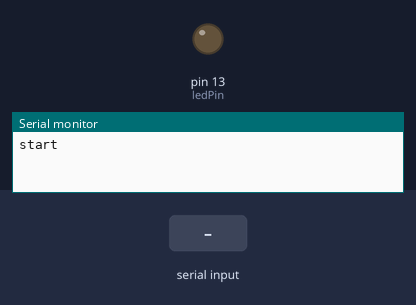
The sketch below on a simulated Arduino Uno, built with avr-gcc and run on an emulated ATmega328P. Parts: output pins drawn as LEDs (lit = HIGH), the last lines printed to the serial monitor. The test bench sets the inputs (shaded band).

Above: at 1.2 s.
1.3 s: "5\n" received over Serial
At 2.65 s:
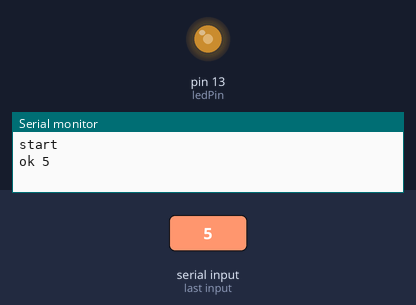
4.3 s: "90,45\n" received over Serial
At 5.1 s:
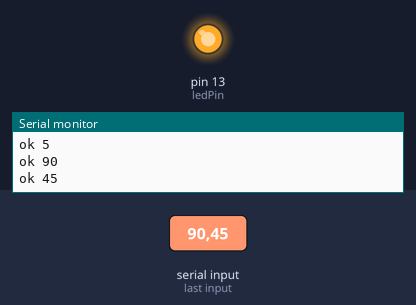
Timing chart, 0 to 13.3 s (numbered marks = the images above; inputs shaded):
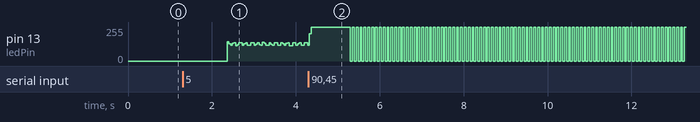

The sketch:

arduino_marlin_start.ino
```cpp
unsigned long serialSpeed = 115200;
//unsigned long serialSpeed = 250000;
int ledPin = 13;
int blinkDelay = 1000;
unsigned long prevBlinkTime = 0;
boolean ledmode = true;
void setup() {
  // initialize the digital pin as an output.
  // Pin 13 has an LED connected on most Arduino boards:
  pinMode(ledPin, OUTPUT);
  Serial.begin(serialSpeed); //115200
  Serial.println("start");
  //digitalWrite(ledPin, HIGH);   // set the LED on
  //delay(3000);
}
void loop() {
  //digitalWrite(ledPin, HIGH);   // set the LED on
  //delay(blinkDelay);              // wait for a second
  //digitalWrite(ledPin, LOW);    // set the LED off
  //delay(blinkDelay);              // wait for a second
  if(millis()-prevBlinkTime > blinkDelay) {
    ledmode = !ledmode;
    digitalWrite(ledPin, ledmode? HIGH : LOW);   // set the LED on
    prevBlinkTime = millis();
  }
}
void serialEvent() {
  while (Serial.available()) {
    // get the new byte:
    int newDelay = Serial.parseInt();
    if(newDelay > 0) {
      Serial.print("ok ");
      //Serial.print("newDelay: ");
      Serial.println(newDelay);
      //Serial.println("ok");
      blinkDelay = newDelay;
    }
  }
}
```
